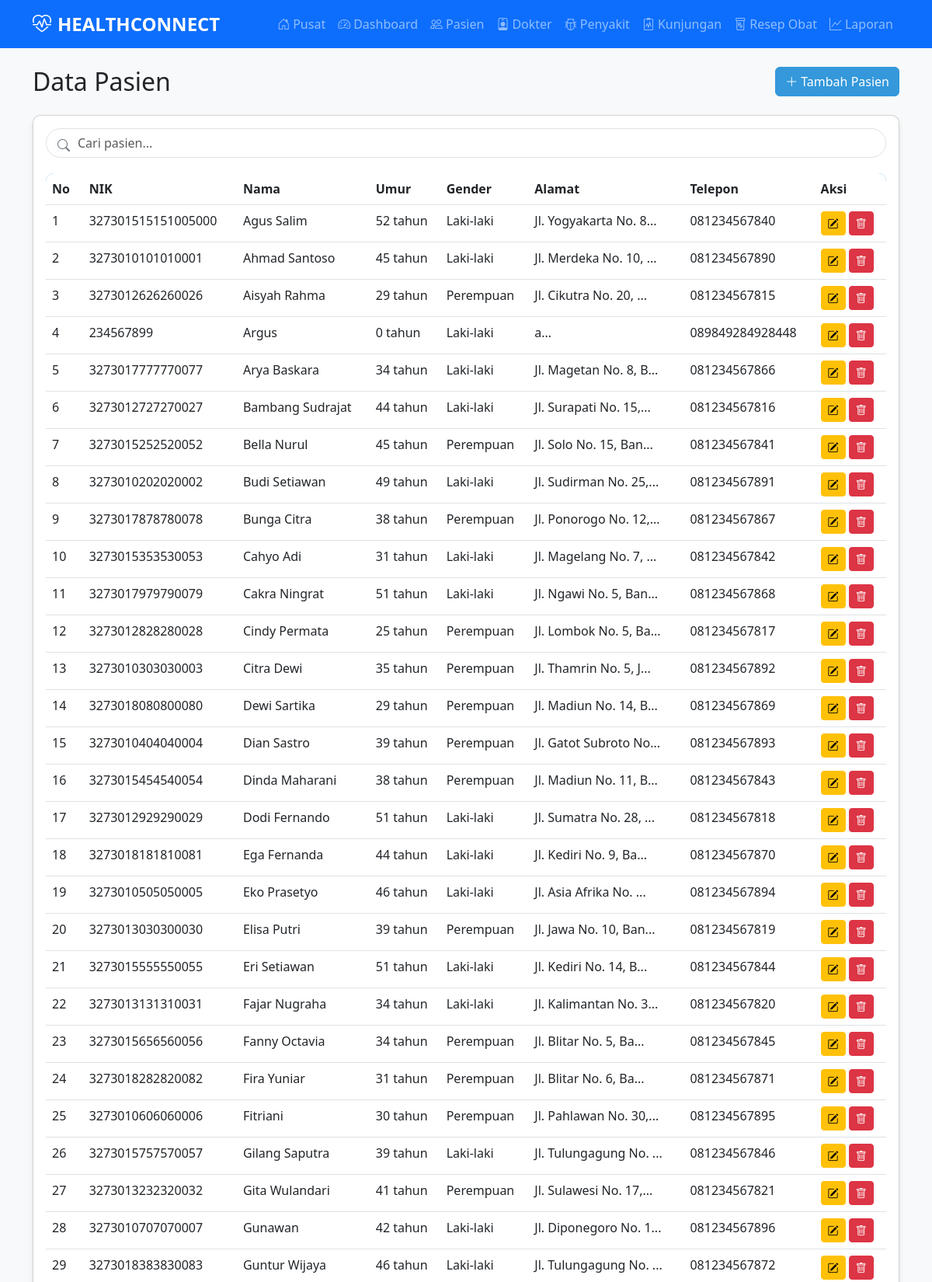
Screenshot of /pages/pasien.php (upper part) with the database file from the repository.
### tables this page shows
CREATE TABLE `pasien` (
  `id_pasien` int NOT NULL,
  `nik` varchar(20) NOT NULL,
  `nama` varchar(100) NOT NULL,
  `tgl_lahir` date NOT NULL,
  `gender` enum('Laki-laki','Perempuan') NOT NULL,
  `alamat` text NOT NULL,
  `no_telp` varchar(15) NOT NULL
);

### pages/pasien.php (the view, shortened to what this page needs)
<?php include '../includes/header2.php'; ?>
<?php include '../config/database.php'; ?>
<div class="d-flex justify-content-between align-items-center mb-4">
    <h2 class="mb-0">Data Pasien</h2>
    <button class="btn btn-primary" data-bs-toggle="modal" data-bs-target="#tambahPasienModal">
        <i class="bi bi-plus-lg me-1"></i>Tambah Pasien
    </button>
</div>
<div class="card">
    <div class="card-body">
        <div class="search-box">
            <i class="bi bi-search"></i>
            <input type="text" class="form-control" id="searchInput" placeholder="Cari pasien...">
        </div>
        <div class="table-responsive">
            <table class="table table-hover" id="pasienTable">
                <thead>
                    <tr>
                        <th>No</th>
                        <th>NIK</th>
                        <th>Nama</th>
                        <th>Umur</th>
                        <th>Gender</th>
                        <th>Alamat</th>
                        <th>Telepon</th>
                        <th>Aksi</th>
                    </tr>
                </thead>
                <tbody>
                    <?php
                    $query = "SELECT * FROM Pasien ORDER BY nama ASC";
                    $result = $conn->query($query);
                    $no = 1;
                    while ($row = $result->fetch_assoc()) {
                        $birthDate = new DateTime($row['tgl_lahir']);
                        $today = new DateTime();
                        $age = $today->diff($birthDate)->y;
                        echo "<tr>
                            <td>$no</td>
                            <td>$row[nik]</td>
                            <td>$row[nama]</td>
                            <td>$age tahun</td>
                            <td>$row[gender]</td>
                            <td>" . substr($row['alamat'], 0, 20) . "...</td>
                            <td>$row[no_telp]</td>
                            <td>
                                <button class='btn btn-sm btn-warning edit-pasien' data-id='$row[id_pasien]'>
                                    <i class='bi bi-pencil-square'></i>
                                </button>
                                <button class='btn btn-sm btn-danger hapus-pasien' data-id='$row[id_pasien]'>
                                    <i class='bi bi-trash'></i>
                                </button>
                            </td>
                        </tr>";
                        $no++;
                    }
                    ?>
                </tbody>
            </table>
        </div>
    </div>
</div>
<?php include '../includes/footer.php'; ?>

### assets/css/style.css (style rules this page uses)
:root { --primary-color: #2c3e50; --secondary-color: #3498db; --accent-color: #e74c3c; --light-color: #ecf0f1; --dark-color: #2c3e50; }
body { font-family: 'Segoe UI', Tahoma, Geneva, Verdana, sans-serif; background-color: #f8f9fa; }
.card { border-radius: 10px; box-shadow: 0 4px 6px rgba(0, 0, 0, 0.1); transition: transform 0.3s ease; margin-bottom: 20px; }
.btn-primary { background-color: var(--secondary-color); border-color: var(--secondary-color); }
.table-responsive { border-radius: 10px; overflow: hidden; }
.table thead { background-color: var(--secondary-color); color: white; }
.table th { font-weight: 600; }
.search-box { position: relative; margin-bottom: 20px; }
.search-box input { padding-left: 40px; border-radius: 20px; }
.search-box i { position: absolute; left: 15px; top: 10px; color: #6c757d; }

### rows the page displays
pasien: nik "327301515151005000", nama "Agus Salim", gender "Laki-laki", alamat "Jl. Yogyakarta No. 8", no_telp "081234567840"
pasien: nik "3273010101010001", nama "Ahmad Santoso", gender "Laki-laki", alamat "Jl. Merdeka No. 10,", no_telp "081234567890"
pasien: nik "3273012626260026", nama "Aisyah Rahma", gender "Perempuan", alamat "Jl. Cikutra No. 20,", no_telp "081234567815"
pasien: nik "234567899", nama "Argus", gender "Laki-laki", alamat "a", no_telp "089849284928448"
pasien: nik "3273017777770077", nama "Arya Baskara", gender "Laki-laki", alamat "Jl. Magetan No. 8, B", no_telp "081234567866"
pasien: nik "3273012727270027", nama "Bambang Sudrajat", gender "Laki-laki", alamat "Jl. Surapati No. 15,", no_telp "081234567816"
pasien: nik "3273015252520052", nama "Bella Nurul", gender "Perempuan", alamat "Jl. Solo No. 15, Ban", no_telp "081234567841"
pasien: nik "3273010202020002", nama "Budi Setiawan", gender "Laki-laki", alamat "Jl. Sudirman No. 25,", no_telp "081234567891"
pasien: nik "3273017878780078", nama "Bunga Citra", gender "Perempuan", alamat "Jl. Ponorogo No. 12,", no_telp "081234567867"
pasien: nik "3273015353530053", nama "Cahyo Adi", gender "Laki-laki", alamat "Jl. Magelang No. 7,", no_telp "081234567842"
pasien: nik "3273017979790079", nama "Cakra Ningrat", gender "Laki-laki", alamat "Jl. Ngawi No. 5, Ban", no_telp "081234567868"
pasien: nik "3273012828280028", nama "Cindy Permata", gender "Perempuan", alamat "Jl. Lombok No. 5, Ba", no_telp "081234567817"
pasien: nik "3273010303030003", nama "Citra Dewi", gender "Perempuan", alamat "Jl. Thamrin No. 5, J", no_telp "081234567892"
pasien: nik "3273018080800080", nama "Dewi Sartika", gender "Perempuan", alamat "Jl. Madiun No. 14, B", no_telp "081234567869"
pasien: nik "3273010404040004", nama "Dian Sastro", gender "Perempuan", alamat "Jl. Gatot Subroto No", no_telp "081234567893"
pasien: nik "3273015454540054", nama "Dinda Maharani", gender "Perempuan", alamat "Jl. Madiun No. 11, B", no_telp "081234567843"
pasien: nik "3273012929290029", nama "Dodi Fernando", gender "Laki-laki", alamat "Jl. Sumatra No. 28,", no_telp "081234567818"
pasien: nik "3273018181810081", nama "Ega Fernanda", gender "Laki-laki", alamat "Jl. Kediri No. 9, Ba", no_telp "081234567870"
pasien: nik "3273010505050005", nama "Eko Prasetyo", gender "Laki-laki", alamat "Jl. Asia Afrika No.", no_telp "081234567894"
pasien: nik "3273013030300030", nama "Elisa Putri", gender "Perempuan", alamat "Jl. Jawa No. 10, Ban", no_telp "081234567819"
pasien: nik "3273015555550055", nama "Eri Setiawan", gender "Laki-laki", alamat "Jl. Kediri No. 14, B", no_telp "081234567844"
pasien: nik "3273013131310031", nama "Fajar Nugraha", gender "Laki-laki", alamat "Jl. Kalimantan No. 3", no_telp "081234567820"
pasien: nik "3273015656560056", nama "Fanny Octavia", gender "Perempuan", alamat "Jl. Blitar No. 5, Ba", no_telp "081234567845"
pasien: nik "3273018282820082", nama "Fira Yuniar", gender "Perempuan", alamat "Jl. Blitar No. 6, Ba", no_telp "081234567871"
pasien: nik "3273010606060006", nama "Fitriani", gender "Perempuan", alamat "Jl. Pahlawan No. 30,", no_telp "081234567895"
pasien: nik "3273015757570057", nama "Gilang Saputra", gender "Laki-laki", alamat "Jl. Tulungagung No.", no_telp "081234567846"
pasien: nik "3273013232320032", nama "Gita Wulandari", gender "Perempuan", alamat "Jl. Sulawesi No. 17,", no_telp "081234567821"
pasien: nik "3273010707070007", nama "Gunawan", gender "Laki-laki", alamat "Jl. Diponegoro No. 1", no_telp "081234567896"
pasien: nik "3273018383830083", nama "Guntur Wijaya", gender "Laki-laki", alamat "Jl. Tulungagung No.", no_telp "081234567872"
